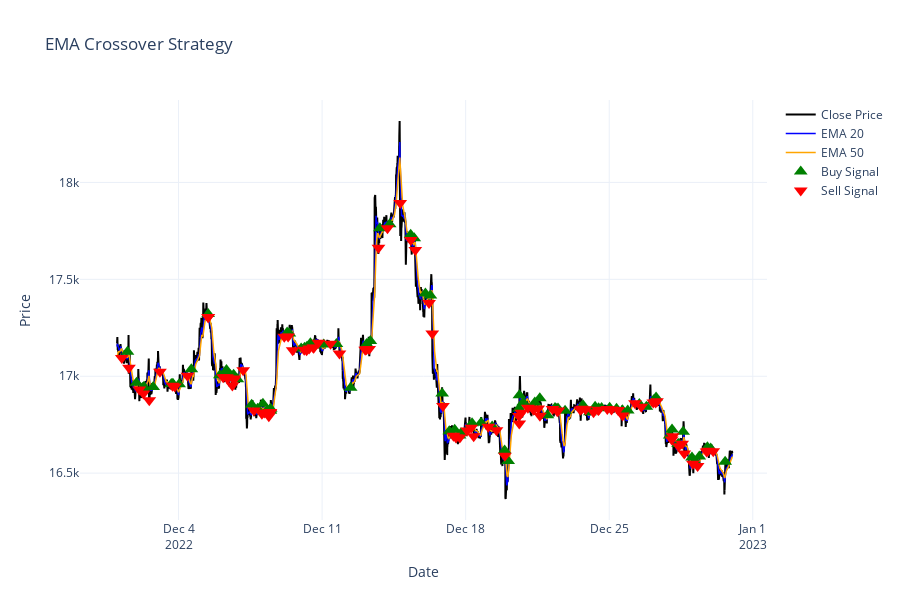

The notebook cell this image was saved under:
### Code cell
import pandas as pd
import plotly.graph_objects as go

# Filtrer les données jusqu'au 31 décembre 2022
df_filtered = df[ (df.index > "2022-12-01") & (df.index <= "2022-12-31")]

fig = go.Figure()

# Tracer les différentes courbes avec les données filtrées
fig.add_trace(go.Scatter(
    x=df_filtered.index, 
    y=df_filtered["close"], 
    # mode="lines+markers", 
    mode="lines", 
    name="Close Price", 
    line=dict(color="black")
))

fig.add_trace(go.Scatter(x=df_filtered.index, y=df_filtered["ema20"], mode="lines", name="EMA 20", line=dict(color="blue", width=1.5)))
fig.add_trace(go.Scatter(x=df_filtered.index, y=df_filtered["ema50"], mode="lines", name="EMA 50", line=dict(color="orange", width=1.5)))

fig.add_trace(go.Scatter(
    x=df_filtered.index[df_filtered["buy_signal"]],
    y=df_filtered.loc[df_filtered["buy_signal"], "close"],
    mode="markers",
    name="Buy Signal",
    marker=dict(color="green", size=12, symbol="triangle-up")
))

fig.add_trace(go.Scatter(
    x=df_filtered.index[df_filtered["sell_signal"]],
    y=df_filtered.loc[df_filtered["sell_signal"], "close"],
    mode="markers",
    name="Sell Signal",
    marker=dict(color="red", size=12, symbol="triangle-down")
))

# Mise en forme du graph
fig.update_layout(
    title="EMA Crossover Strategy",
    xaxis_title="Date",
    yaxis_title="Price",
    template="plotly_white",  # Fond blanc
    xaxis_rangeslider_visible=False,  # Masque le slider
    height=600
)

fig.show()
